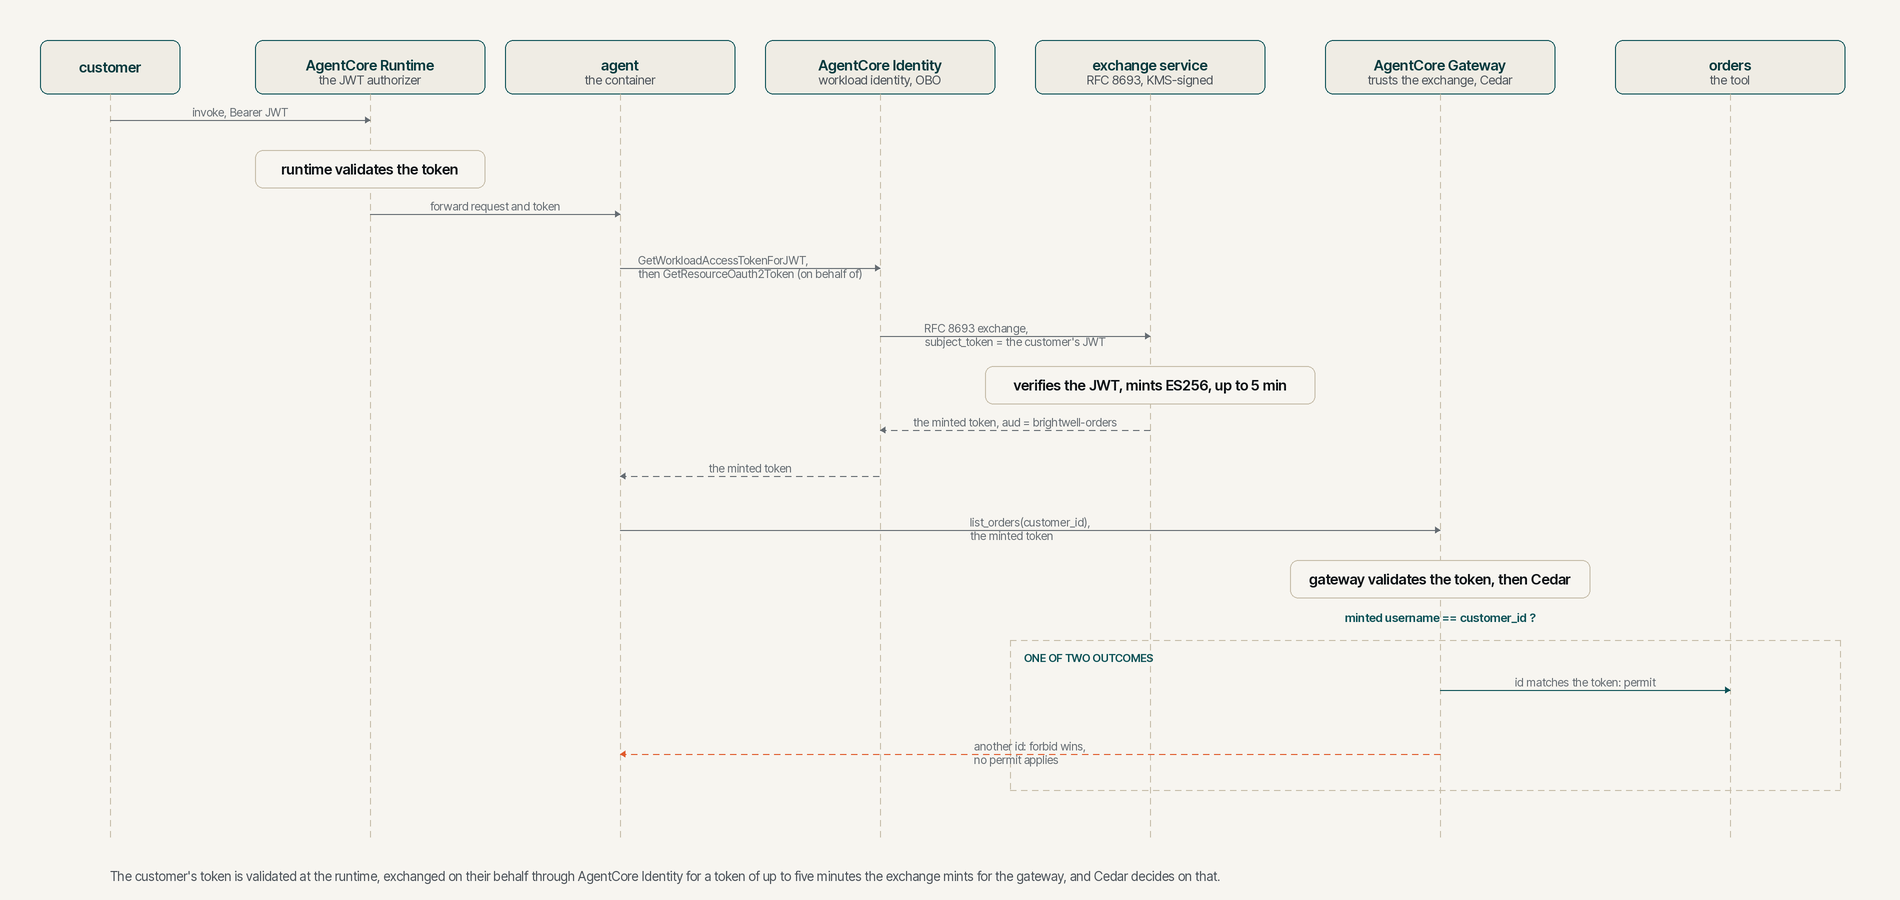

Source code (Python):
"""Sequence diagram for post 05, the on-behalf-of exchange and the two checks.

Run from this directory: python3 sequence.py
Produces sequence.png referenced by POST.md.
"""

import os
import sys

sys.path.insert(0, os.path.join(os.path.dirname(os.path.abspath(__file__)), "..", "..", "scripts"))

from levantar_diagram import FLAME, INK_3, RULE_STRONG, TEAL, Diagram

d = Diagram(1900, 900)

# Participants and their lifeline x-centres. The runtime authorizer, which
# validates the customer's token, is kept separate from the agent. AgentCore
# Identity and the exchange service are the new pair in the middle.
people = [
    (110, "customer", None),
    (370, "AgentCore Runtime", "the JWT authorizer"),
    (620, "agent", "the container"),
    (880, "AgentCore Identity", "workload identity, OBO"),
    (1150, "exchange service", "RFC 8693, KMS-signed"),
    (1440, "AgentCore Gateway", "trusts the exchange, Cedar"),
    (1730, "orders", "the tool"),
]
top, bottom = 40, 840
for cx, title, sub in people:
    w = 230 if sub else 140
    d.box(cx - w / 2, top, w, 54, title, subtitle=sub, tone="accent")
    d._dashed_line(cx, top + 54, cx, bottom, RULE_STRONG)

C, RT, A, ID, EX, G, O = 110, 370, 620, 880, 1150, 1440, 1730


def msg(x1, x2, y, label, colour=INK_3, dashed=False):
    d.arrow((x1, y), (x2, y), label, dashed=dashed, colour=colour)


def note(cx, y, w, text):
    d.box(cx - w / 2, y, w, 38, text)


# Inbound, unchanged: the customer's token validated at the runtime.
msg(C, RT, 120, "invoke, Bearer JWT")
note(RT, 150, 230, "runtime validates the token")
msg(RT, A, 214, "forward request and token")

# On behalf of the customer: the agent gets a token for the order service from
# AgentCore Identity, which brokers the exchange with the customer's token as
# the subject. The customer's own token never goes to the gateway.
msg(A, ID, 268, "GetWorkloadAccessTokenForJWT,\nthen GetResourceOauth2Token (on behalf of)")
msg(ID, EX, 336, "RFC 8693 exchange,\nsubject_token = the customer's JWT")
note(EX, 366, 330, "verifies the JWT, mints ES256, up to 5 min")
msg(EX, ID, 430, "the minted token, aud = brightwell-orders", dashed=True)
msg(ID, A, 476, "the minted token", dashed=True)

# The minted token goes to the gateway, which trusts the exchange issuer.
msg(A, G, 530, "list_orders(customer_id),\nthe minted token")
note(G, 560, 300, "gateway validates the token, then Cedar")
d.text(G, 610, "minted username == customer_id ?", 12, 600, TEAL, anchor="ma")

# The two outcomes are mutually exclusive, so they sit in one alt frame and
# only the permit branch reaches the tool.
d.cluster(1010, 640, 830, 150, "one of two outcomes")
msg(G, O, 690, "id matches the token: permit", colour=TEAL)
msg(G, A, 754, "another id: forbid wins,\nno permit applies", colour=FLAME, dashed=True)

d.caption(
    110, 868,
    "The customer's token is validated at the runtime, exchanged on their behalf through "
    "AgentCore Identity for a token of up to five minutes the exchange mints for the gateway, and Cedar decides on that.",
)
d.save("sequence.png")
print("wrote sequence.png")
